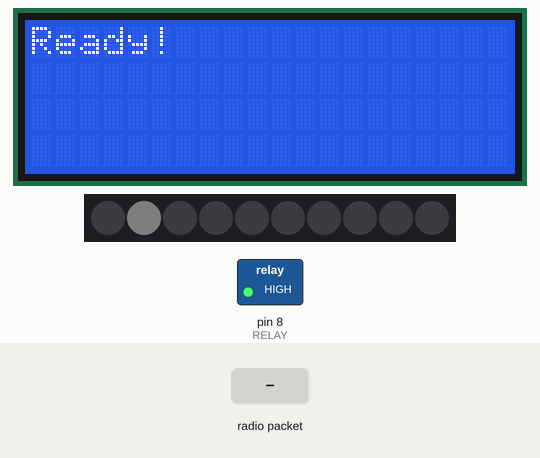
A sketch run on a simulated Arduino Uno, built with avr-gcc and run on an emulated ATmega328P. Shown: 20×4 character LCD, 10 RGB LEDs in strip order, left to right, switched loads named in the sketch (green lamp = pin HIGH). The test bench sets the inputs (shaded band). Dim RGB values are drawn brighter than linear; no radio packets arrive unless stated; what the sketch prints to the serial monitor is not drawn.

Above: at 0.9 s.
At 5.1 s:
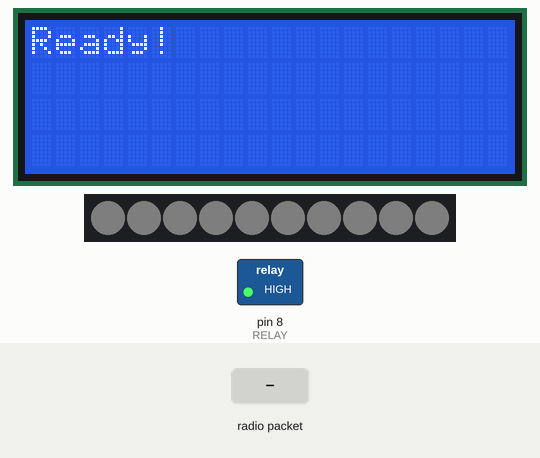
5.2 s: radio packet "%" arrives
6.7 s: radio packet "17" arrives
At 7.7 s:
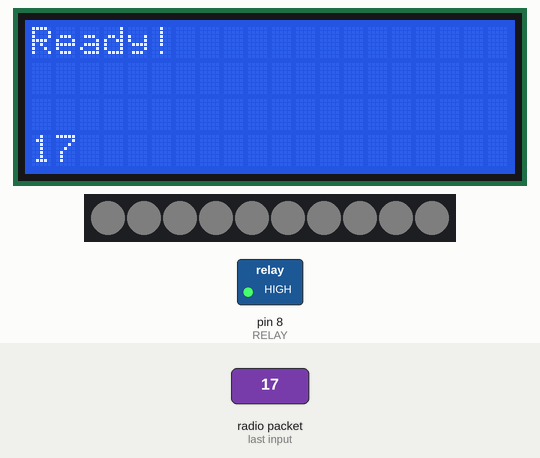
Timing chart, 0 to 9.7 s (numbered marks = the images above; inputs shaded):
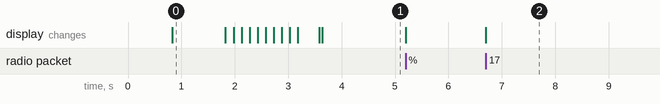

Measured:
- after the input at 6.7 s, the display: changes at once (image 2)
- what the display in image 0 shows lasts 1.0 s, from 0.8 s to 1.8 s

The sketch:

receiver_LED_indicator.ino.ino
```cpp
#include <FastLED.h>

/*
 *
Author - Tarun Vishwakarma
Date - March 16, 2022

  The circuit:
 * LCD RS pin to digital pin 12
 * LCD Enable pin to digital pin 13
 * LCD D4 pin to digital pin 5
 * LCD D5 pin to digital pin 4
 * LCD D6 pin to digital pin 3
 * LCD D7 pin to digital pin 9
 * LCD R/W pin to ground
 * LCD VSS pin to ground
 * LCD VCC pin to 5V
 * 10K resistor:
 * ends to +5V and ground
 * wiper to LCD VO pin
 *
 * RF-DATA / RX-PIN 11 (Note - RX pin is not used in RH_ASK library, hence use default pin 11 for receiver)
 *
 * 3 input buttons in encoder mode - pin 6, 7 and 8
 * 7 output pins - A0 to A5 and pin 10

*/

#include <LiquidCrystal.h>
#include <FastLED.h>
#include <stdio.h>
#include <string.h>
#include <stdlib.h>
#include <math.h>


#define LED_PIN 2
#define NUM_LEDS 10
#define RELAY 8
#define BUTTON 7

#include <RH_ASK.h>
#ifdef RH_HAVE_HARDWARE_SPI
#include <SPI.h> // Not actually used but needed to compile
#endif

RH_ASK driver;
//RH_ASK driver(2000, 0, 1, 0);

const int rs = 12, en = 13, d4 = 5, d5 = 4, d6 = 3, d7 = 9;
LiquidCrystal lcd(rs, en, d4, d5, d6, d7);


String serialData = "";
bool isSerialData = false;


CRGB leds[NUM_LEDS];

void setup() {
  lcd.begin(20, 4);
  lcd.clear();
  lcd.print("Tarun Labs!");
  lcd.setCursor(0,3);
  lcd.print("Initializing...");
  delay(500);

  Serial.begin(9600); //to communicate with host NodeMCU device
  serialData.reserve(200);

  if (!driver.init()){
    lcd.setCursor(0,2);
    lcd.print("RF Initialization failed!");
    delay(500);
  }

  delay(250);
  lcd.clear();
  //delay(100);
  lcd.print("Ready!");

  pinMode(RELAY, OUTPUT);
  pinMode(BUTTON,INPUT_PULLUP);

  digitalWrite(RELAY,HIGH);


  FastLED.addLeds<WS2812, LED_PIN, GRB>(leds, NUM_LEDS);
  FastLED.setMaxPowerInVoltsAndMilliamps(5, 500);
  FastLED.clear();
  FastLED.show();
  leds[1] = CRGB(100,100,100);
  FastLED.setBrightness(10);
  FastLED.show();
  delay(1000);
  flashLEDs();
  delay(100);
  FastLED.clear();
}

int val = 0;
boolean relayFlag = false;
boolean buzzerFlag = true;
  // set the cursor to column 0, line 1 initially
  // (note: line 1 is the second row, since counting begins with 0):
void loop() {

   //buttonPolling();
   receiverPolling();
   if(relayFlag){
      digitalWrite(RELAY,LOW);
      if(digitalRead(BUTTON)==LOW){
        relayFlag = false;
        buzzerFlag = false;
        digitalWrite(RELAY,HIGH);
      }
      delay(100);
   }
   //statusTicker.update();


}

void updateLedBar(int val){
  FastLED.clear();
  for(int i=10; i<=val; i+=10){
      int k = i/10;
      if(val<30){
        leds[k-1] = CRGB(255, 0, 0);
        FastLED.show();
      }else if(val<70){
        leds[k-1] = CRGB(0, 0, 255);
        FastLED.show();
      }else if(val>=70){
        leds[k-1] = CRGB(0, 255, 0);
        FastLED.show();
      }
      if(val>=100){
        leds[k-1] = CRGB(255, 255, 255);
        FastLED.show();
      }
  }

   if(val<90){
      buzzerFlag = true;
   }

   if(val>100 && buzzerFlag){
      relayFlag = true;
   }


}

void flashLEDs(){
  Serial.println("flasing LEDs...");
  for(int i=0; i<3; i++){
    leds[i] = CRGB(100, 0, 0);
    FastLED.show();
    delay(150);
  }
  for(int i=3; i<7; i++){
    leds[i] = CRGB(0, 0, 100);
    FastLED.show();
    delay(150);
  }
  for(int i=7; i<10; i++){
    leds[i] = CRGB(0, 100, 0);
    FastLED.show();
    delay(150);
  }
  delay(250);
  for(int i=0; i<10; i++){
    leds[i] = CRGB(100, 100, 100);
    FastLED.show();
    delay(5);
  }
  delay(250);
}


void receiverPolling(){
  uint8_t buf[RH_ASK_MAX_MESSAGE_LEN];
  uint8_t buflen = sizeof(buf);

  char level[3];
  if (driver.recv(buf, &buflen)) // Non-blocking
  {
    int i;
    lcd.setCursor(0,3);

    for (i=0;i<buflen;i++){
      lcd.print((char)buf[i]);
      if(i==17){
        level[0]=(char)buf[i];
      }else if(i==18){
        level[1]=(char)buf[i];
      }else if(i==19){
        level[2]=(char)buf[i];
      }
    }
    Serial.print("LEVEL= ");
    Serial.println(level);
    if(level[2]=='%'){
      level[2]='0';
      val = atoi(level);
      val = val/10;
    }else {
      val = atoi(level);
    }
    //Serial.print("VAL=");
    //Serial.println(val);
    updateLedBar(val);

  }


}
```
